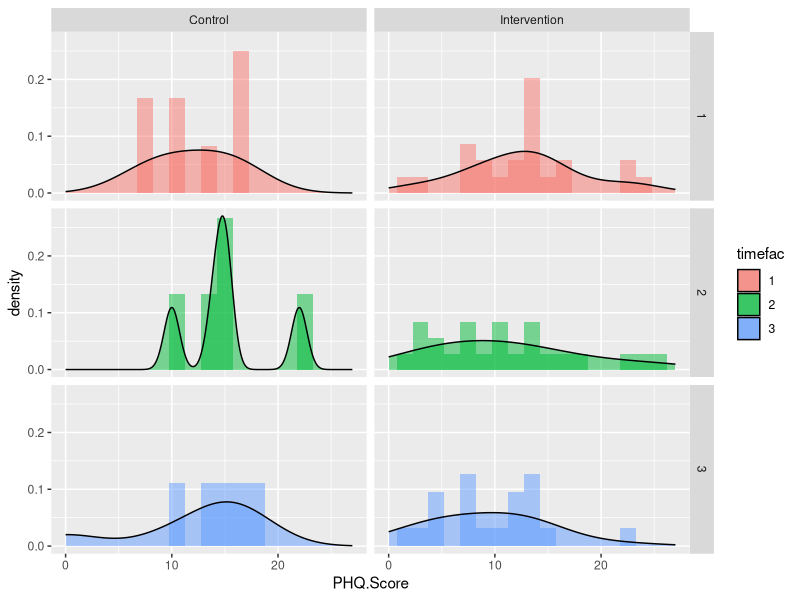
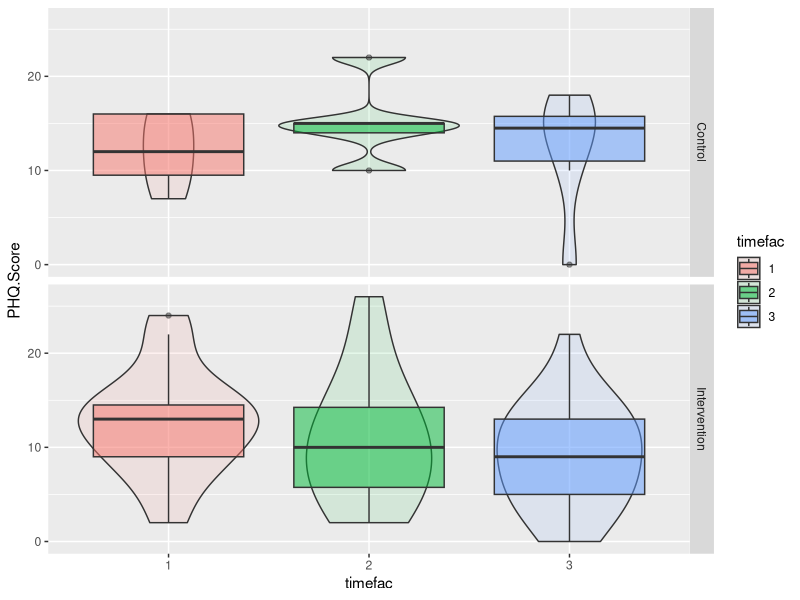
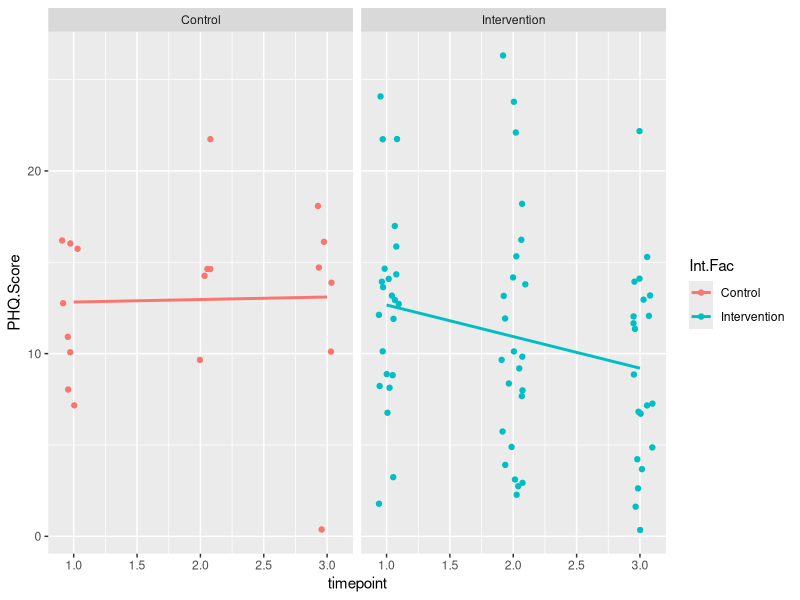
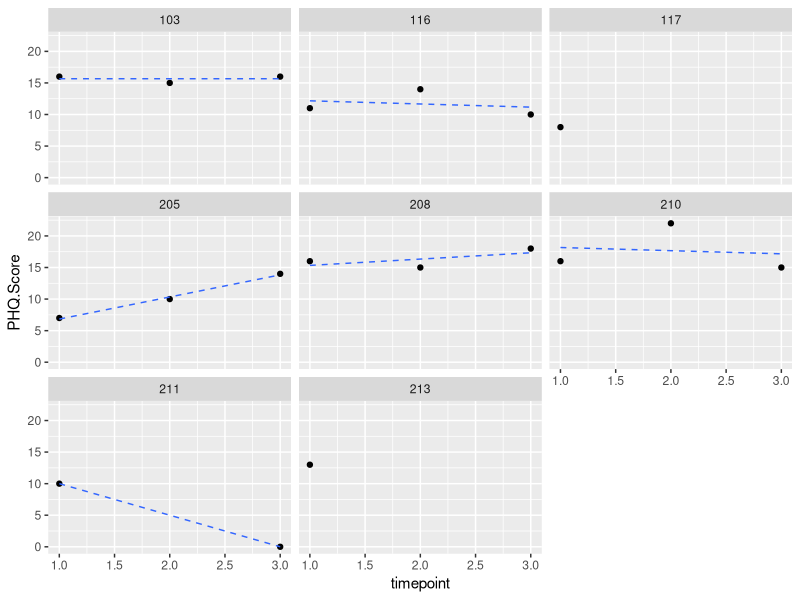
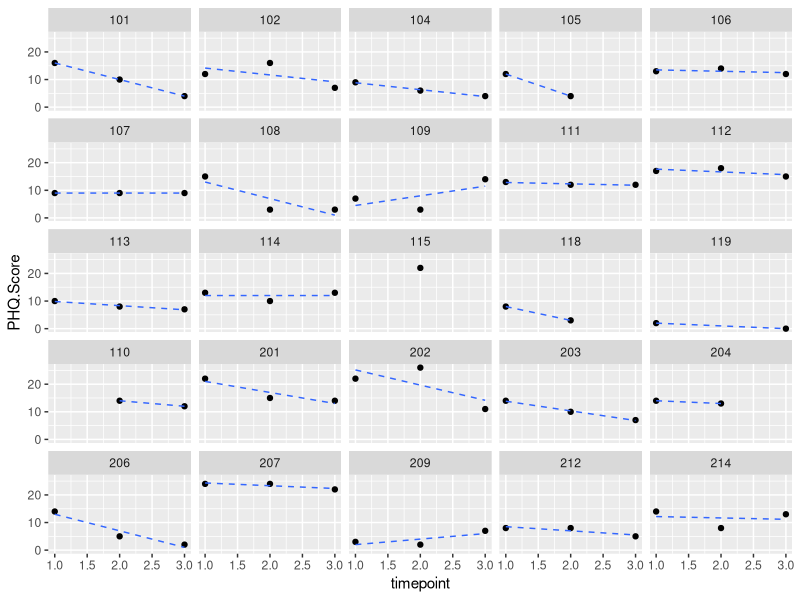
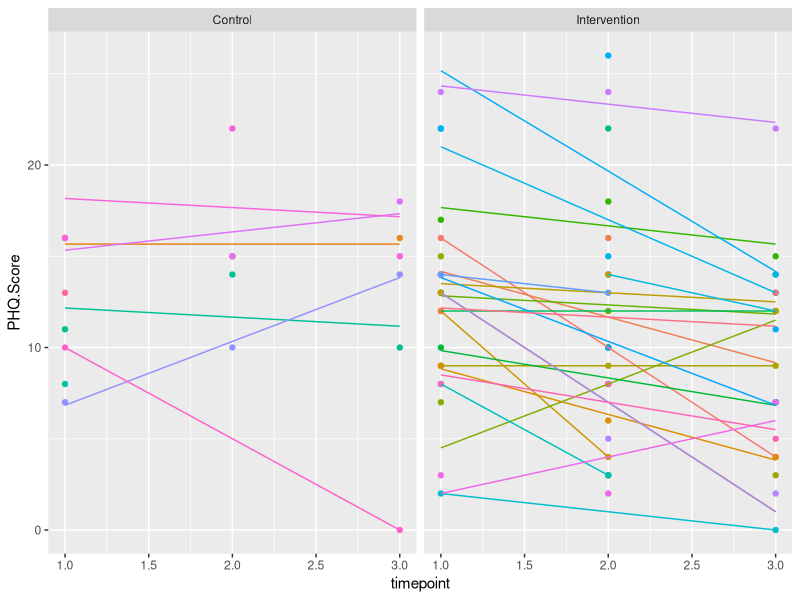
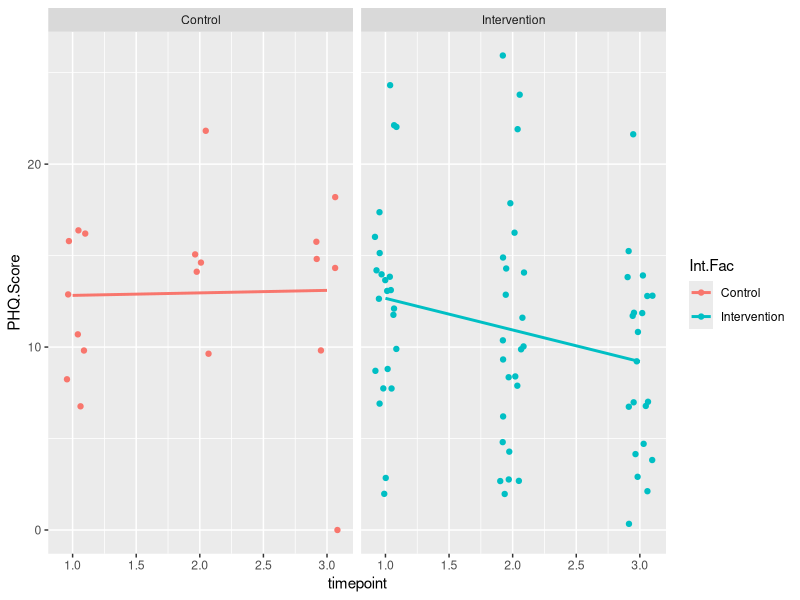
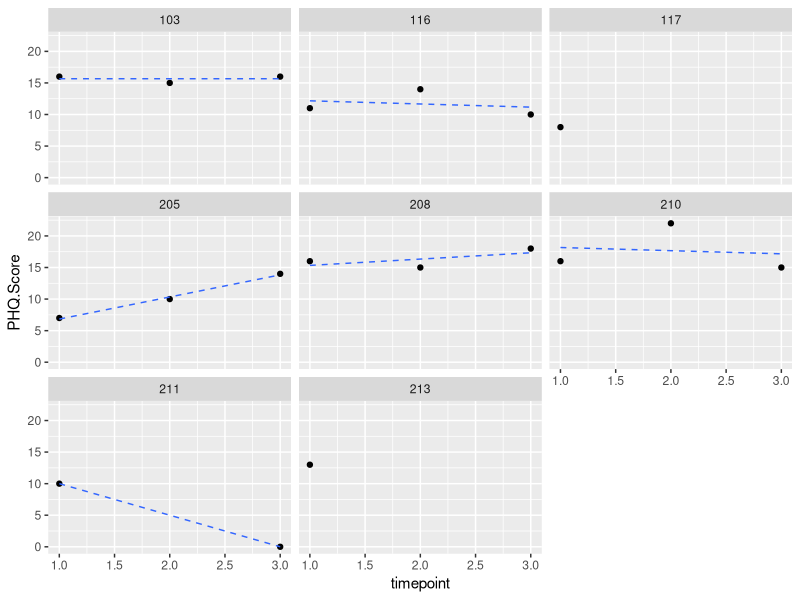

R code for these plots, in order:
#I really want to see how the PHQ was calculated! Something is not making sense

library(tidyverse)

#Reading timepoints 1-6
R1<-read.csv("round1_updated.csv")
R2<-read.csv("round2_updated.csv")
R3<-read.csv("round3_updated.csv")
R4<-read.csv("round4_updated.csv")
R5<-read.csv("round5_updated.csv")
R6<-read.csv("round6_updated.csv")

#Deleting duplicate in R5

#Was at 1049 (16 duplicates)
nrow(R5)

#Can filter out using unique timestamp from csv file
R5<- R5%>%
  filter(level_start_timestamp != "2021-03-25T18:55:58.767Z")

#Now at 1033  
nrow(R5)

#This next step has multiple purposes. First, we are adding "semester" and "timepoint"
#variables to the dataset. Since "user1", "user2"... "usern" was used for both
#semesters, despite these representing different people, I created a new ID variable.
#For semester 1, it is the old ID +100; for semester 2, it is +200.
R1<-mutate(R1, semester=1, timepoint=1, ID = as.factor(as.numeric(gsub("user", "", userid))+100))
R2<-mutate(R2, semester=1, timepoint=2, ID = as.factor(as.numeric(gsub("user", "", userid))+100))
R3<-mutate(R3, semester=1, timepoint=3, ID = as.factor(as.numeric(gsub("user", "", userid))+100))
R4<-mutate(R4, semester=2, timepoint=1, ID = as.factor(as.numeric(gsub("user", "", userid))+200))
R5<-mutate(R5, semester=2, timepoint=2, ID = as.factor(as.numeric(gsub("user", "", userid))+200))
R6<-mutate(R6, semester=2, timepoint=3, ID = as.factor(as.numeric(gsub("user", "", userid))+200))

#Combining all six datasets
Full<-rbind(R1, R2, R3, R4, R5, R6)

#Ensuring the data looks correct and everything merged as expected
str(Full)

#We know that user40 was a test case, so this person needs to be removed
Full <- Full%>%
  filter(ID != 140)

#Making timepoint into a factor for later use
Full$tp_fac <- ordered(Full$timepoint,
                       levels = c(1, 2, 3),
                       labels = c("Time 1", "Time 2", "Time 3")
)

#NeurUX data needs to be reformatted a bit before we can merge

IntKey <- read.csv("NeurUX.Intervention.Group.csv")

#One problem is that users get the same name across semesters. Need to manually fix this
sem1 <- c(22585580,
          22585581,
          22585582,
          22585583,
          22585586,
          22585588,
          22585591,
          22585592,
          22585593,
          22585594,
          22585596,
          22585597,
          22585599,
          22585600,
          22585601,
          22585604,
          22585606,
          22585609,
          22585610)
sem2 <- c(22585612,
          22585613,
          22585614,
          22585616,
          22585619,
          22585620,
          22585621,
          22585623,
          22585624,
          22585625,
          22585626,
          22585627,
          22585629,
          22585630)

IntKey <- mutate(IntKey, semester = case_when(Study.ID %in% sem1 ~ 1,
                                               Study.ID %in% sem2 ~ 2),
                          Int.Fac = factor(Intervention.Group,
                                           levels = c(0, 1),
                                           labels = c("Control", "Intervention")))
IntKey1 <-filter(IntKey, semester == 1)
IntKey1 <- mutate(IntKey1, ID = as.factor(as.numeric(gsub("user", "", NeurUX.ID))+100))

IntKey2 <-filter(IntKey, semester == 2)
IntKey2 <- mutate(IntKey2, ID = as.factor(as.numeric(gsub("user", "", NeurUX.ID))+200))

IntKey <-rbind(IntKey1, IntKey2)

view(IntKey)

#Can merge with NeurUX sheet to get control and intervention groups
Merge.1 <- merge(
                 x = Full,
                 y = IntKey,
                 by.x = "ID",
                 by.y = "ID"
)

#Trimming SMILE dataset so it only contains the variables we need

smile <- read.csv("SMILE full data 10 23 21_AARThesis_Deidentified_forNL.csv")
view(smile)
smile2 <- pivot_longer(smile,
                    cols = c(PHQ_T1_total, PHQ_T2_total, PHQ_T3_total),
                    names_to = "Time",
                    values_to = "PHQ.Score")

smile2 <- mutate(smile2, numTime = case_when(Time == "PHQ_T1_total" ~ 1,
                                             Time == "PHQ_T2_total" ~ 2,
                                             Time == "PHQ_T3_total" ~ 3))

smile2 <- select(smile2, StudyID_T1, numTime, PHQ.Score)

str(smile2)

#Can now merge with SMILE data
Merge.2 <- merge(
                 x = Merge.1,
                 y = smile2,
                 by.x = c("Study.ID", "timepoint"),
                 by.y = c("StudyID_T1", "numTime")
)

view(Merge.2)

#Checking that PHQ scores match dataset (correct)
Merge.2%>%
  group_by(Study.ID, timepoint)%>%
  summarize(PHQ = mean(PHQ.Score))

#Below is the scorecard version of the data. I only did this for convenience sake

# Scores<-filter(Merge.2, event_type == "scorecard")
# 
# Scores%>%
#   filter(timepoint == 1)%>%
#   filter(game_name =="color trick 1")%>%
#   ggplot(aes(x = PHQ_T1_total, y = average_reaction_time))+
#   geom_jitter()
# 
# Scores%>%
#   filter(timepoint == 1)%>%
#   filter(average_reaction_time < 4000)%>%
#   ggplot(aes(x = PHQ_T1_total, y = average_reaction_time))+
#   geom_jitter()+
#   facet_grid(.~game_name)
# 
# Scores%>%
#   filter(timepoint == 1)%>%
#   ggplot(aes(x = PHQ_T1_total, y = correct_count))+
#   geom_jitter()+
#   facet_grid(.~game_name)
# 
# Scores%>%
#   filter(timepoint == 1)%>%
#   ggplot(aes(x = average_reaction_time, y = correct_count))+
#   geom_jitter()+
#   facet_grid(.~game_name)
# 
# Scores%>%
#   filter(timepoint == 1)%>%
#   filter(average_reaction_time < 4000)%>%
#   group_by(game_name)%>%
#   summarize(corr_RT = cor(PHQ_T1_total, average_reaction_time),
#             corr_right = cor(PHQ_T1_total, correct_count))

#Summary of PHQ scores at each timepoint
summary(smile$PHQ_T1_total)
summary(smile$PHQ_T2_total)
summary(smile$PHQ_T3_total)

#Created this to look at distributions of PHQ scores over time

#This is just to get a single row for each person
viz <- filter(Merge.2, event_type == "scorecard")
viz <- filter(viz, game_name == "color trick 1")

#Selecting relevant columns
scoresPHQ <- c("ID", "timepoint", "PHQ.Score", "Int.Fac")
viz <- viz[scoresPHQ]

viz <- mutate(viz, timefac = factor(timepoint))

str(viz)

#Faceted across timepoint and intervention group
viz%>%
  ggplot(aes(x = PHQ.Score, fill = timefac))+
  geom_histogram(aes(y = ..density..), alpha = .5, binwidth = 1.5)+
  geom_density(alpha = .5, adjust = 1.5)+
  facet_grid(timefac ~ Int.Fac)+
  xlim(0 , 27)

#Can also use boxplot/violin plot overlays
viz%>%
  ggplot(aes(x = timefac, y = PHQ.Score, fill = timefac))+
  geom_violin(alpha = .1, adjust = 1.5)+
  geom_boxplot(alpha = .5)+
  facet_grid(Int.Fac~.)

#This plot shows a bit more clearly what is going on in terms of trends
viz%>%
  ggplot(aes(x = timepoint, y = PHQ.Score, color = Int.Fac))+
  geom_jitter(width = .1)+
  geom_smooth(se = FALSE, method = "lm")+
  facet_wrap(.~Int.Fac)
ggsave(
  "PHQ.Overall.Trajectories.png",
  plot = last_plot())

viz%>%
  group_by(Int.Fac, timefac)%>%
  summarize(min   = min  (PHQ.Score, na.rm = TRUE),
            max   = max  (PHQ.Score, na.rm = TRUE),
            mean  = mean (PHQ.Score, na.rm = TRUE),
            sd    = sd   (PHQ.Score, na.rm = TRUE),
            count = n())

#Can see the paneled plots below (trajectories for each person)
viz%>%
  filter(Int.Fac == "Control")%>%
  ggplot(aes(x = timepoint, y = PHQ.Score))+
  geom_point()+
  geom_smooth(se = FALSE,
              method = "lm",
              formula = "y ~ x",
              lty = "dashed",
              size = .5)+
  facet_wrap(.~ID)

ggsave(
  "PHQ.Control.Trajectories.png",
  plot = last_plot())

viz%>%
  filter(Int.Fac == "Intervention")%>%
  ggplot(aes(x = timepoint, y = PHQ.Score))+
  geom_point()+
  geom_smooth(se = FALSE,
              method = "lm",
              formula = "y ~ x",
              lty = "dashed",
              size = .5)+
  facet_wrap(.~ID)

ggsave(
  "PHQ.Intervention.Trajectories.png",
  plot = last_plot())

#Can also do "spaghetti plots" although these don't look great because of the variability
#in PHQ scores
viz%>%
  ggplot(aes(x = timepoint, y = PHQ.Score, color = ID))+
  geom_point()+
  geom_smooth(se = FALSE,
              method = "lm",
              formula = "y ~ x",
              size = .5)+
  facet_wrap(.~Int.Fac)+
  theme(legend.position = "none")

ggsave(
  "Spaghetti.Plots.png",
  plot = last_plot())

#Next step is to create average reaction times, correct responses, and proportion correct for
#each game. From here, we'll figure out which is the best representation of depression
#Moving this out of this script to start from scratch
write.csv(Merge.2, "MergedData.csv")
